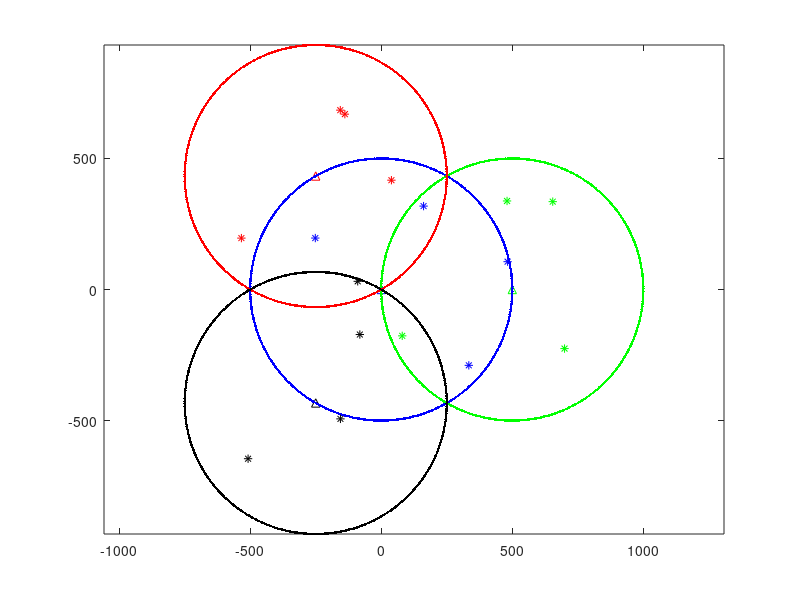

The MATLAB script that drew this image: (Note: this script raises an error after producing the figure.)
clear;
clc;

% Activite 01
%% Setting Data
iNumBS = 4; %Number of Base Stations
iNumTM = 4; %Number of Mobile Terminals per Base Station
dRadius = 500; %BS's Coverage Radius
dTheta = 2*pi/3; %Angle of positions

vtBSPos = [0 dRadius*exp(-j*[0 dTheta -dTheta])]; %Vector of BS's positions
mtBSPos = [0 0
           dRadius 0
           dRadius*cos(dTheta) dRadius*sin(dTheta)
           dRadius*cos(-dTheta) dRadius*sin(-dTheta)]; %Matriz of BS's positions
%% Question 1

%Setting Circles
    n = 500; %Number of points
    t = linspace(0,2*pi,n); %Points of plotting
    seno = dRadius*sin(t); %Calculating the sine.
    coss = dRadius*cos(t); %Calculating the cosine.
    
    %Parameterization of each coverage area
    x0 = mtBSPos(1,1) + seno;
    y0 = mtBSPos(1,2) + coss;
    x1 = mtBSPos(2,1) + seno;
    y1 = mtBSPos(2,2) + coss;
    x2 = mtBSPos(3,1) + seno;
    y2 = mtBSPos(3,2) + coss;
    x3 = mtBSPos(4,1) + seno;
    y3 = mtBSPos(4,2) + coss;
    
%Plotting The BS' positions and their coverage area
plot(mtBSPos(1,1), mtBSPos(1,2), 'b^',...
     mtBSPos(2,1), mtBSPos(2,2), 'g^',...
     mtBSPos(3,1), mtBSPos(3,2), 'r^',...
     mtBSPos(4,1), mtBSPos(4,2), 'k^',...
     x0, y0,'b.',...
     x1, y1,'g.',...
     x2, y2,'r.',...
     x3, y3,'k.');

 axis equal
 
 %% Question 2
 
 %Generation of all TM coordinates with reference to origin
 for i = 1:iNumBS
     mtTM = []; %Coordinates of TM j
     for j = 1:iNumTM
         vtRef_00 = dRadius*(2*rand(1,2)-1); %Random coordinates
         dDist = norm(vtRef_00 - [0 0]); %Distance between the generated point to the origin
         while dDist > dRadius %checks if the generated point is inside the coverage area
             vtRef_00 = dRadius*(2*rand(1,2)-1); %generates new coordinates
             dDist = norm(vtRef_00 - [0 0]); %checks the new distance
         end
         mtTM = [mtTM ; vtRef_00]; %TM's coordinates for BS i
     end
     mtCooTM_00(:,:,i) = mtTM; %Associates the coordinates with BS.
     mtCooTM(:,:,i) = mtCooTM_00(:,:,i) + mtBSPos(i,:); %TM's coordinates with respect to the respective BS.
 end
 
 %plotting
    %BS Positions
    figure(1)
    plot(mtBSPos(1,1), mtBSPos(1,2), 'b^',...   %BS positions
         mtBSPos(2,1), mtBSPos(2,2), 'g^',...
         mtBSPos(3,1), mtBSPos(3,2), 'r^',...
         mtBSPos(4,1), mtBSPos(4,2), 'k^',...
         x0, y0,'b.',...                        %BS Coverage area
         x1, y1,'g.',...
         x2, y2,'r.',...
         x3, y3,'k.',...
         mtCooTM(1:iNumTM,1,1),mtCooTM(1:iNumTM,2,1),'b*',...   %TM positions
         mtCooTM(1:iNumTM,1,2),mtCooTM(1:iNumTM,2,2),'g*',...
         mtCooTM(1:iNumTM,1,3),mtCooTM(1:iNumTM,2,3),'r*',...
         mtCooTM(1:iNumTM,1,4),mtCooTM(1:iNumTM,2,4),'k*');
 axis equal
 
 %% Question 3
 % (a)Mean Path Loss ------------------------------------------------------
 %Transposing the TM Coordinate Matrix
 for i = 1:iNumBS
     mtCooTM_t(:,:,i) = mtCooTM(:,:,i)';
 end
 
 iCount = 1; %Counter of TM
 
 %Distance Matrix
 for i = 1:iNumBS %cycles through each BS
     for j = mtCooTM_t(:,:,i) %provides TM's coordinates (in colunm vector) as arguments
         mtDist = [];
         for ii = 1:iNumBS
             jj = j'; %Transposing the colunm vector to row vector
             dDist = norm(jj-mtBSPos(ii,:)); %Distance between the TM j and the BS i
             mtDist = [mtDist dDist]; %Matrix of distance between the TM j to the all BS.
         end
         mtDistTM(iCount,:) = mtDist; %Associates the mtDist to the respective TM
         iCount = iCount + 1; %Next TM
     end
 end
 
 iCount = iCount - 1; % Total Number of TM
 
 for j = 1:iCount %cycles through each TM in order
     for i = 1:iNumBS
        mtPLoss_dB(j,i) = PathLoss(mtDistTM(j,i)); %The Main Path Loss for the TM j (in dB)
        mtPloss_li(j,i) = db2lin(mtPLoss_dB(j,i)); %The Main Path Loss for the TM j (in linear scale)
        mtPGain_li(j,i) = (mtPloss_li(j,i)).^(-1); %The Travel Gain for the TM j (in linear scale)
        mtPGain_dB(j,i) = lin2db(mtPGain_li(j,i)); %The Travel Gain for the TM j (in dB)
     end
     
 end 
 
 % (b)Shadowing -----------------------------------------------------------
 
 iSigma_b = 8; %standard deviation in dB
 
 for j = 1:iCount %cycles through each TM in order
    mtS_dB = [];
    mtS_li = [];
    for i = 1:iNumBS %cycles through each BS in order
        vtSGain_dB = iSigma_b*randn; %random variable: sigma = 8dB e mu = 0
        vtSGain_li = 10^(vtSGain_dB/10); %Gain associated with shading for TM j
        mtS_dB = [mtS_dB vtSGain_dB]; %Matrix of shading (in dB) to the TM j due all BS
        mtS_li = [mtS_li vtSGain_li]; %Matrix of shading (in linear scale) to the TM j due all BS
    end

    mtSGain_dB(j,:) = mtS_dB; %Associates the mtS_dB to the TM j
    mtSGain_li(j,:) = mtS_li; %Associates the mtS_li to the TM j
 end
 
 % (c)Fast Fading --------------------------------------------------------------
 
 iSigma_c = 1/sqrt(2); %standard deviation
 
 for j = 1:iCount %cycles through each TM
     mtRay_li = [];
     mtRay_dB = [];
     for i = 1:iNumBS %cycles through each BS
         cH_ij = iSigma_c*randn + iSigma_c*randn*i; %Random variable with Rayleigh distribution for TM j for the BS i
         vtRayleigh_li = (abs(cH_ij))^2; %Gain associated with Fast Fading fo TM j due to BS i
         vtRayleigh_dB = 10*log10(vtRayleigh_li); %Gain associated with Fast Fading fo TM j due to BS i (in dB)
         mtRay_li = [mtRay_li vtRayleigh_li]; %Matrix of fast fading for the TM j with respect all the BS
         mtRay_dB = [mtRay_dB vtRayleigh_dB]; %Matrix of fast fading for the TM j with respect all the BS (in dB)
     end
     mtRayleigh_li(j,:) = mtRay_li; %Associates the mtRay_li to the TM j
     mtRayleigh_dB(j,:) = mtRay_dB; %Associates the mtRay_dB to the TM j
 end
 
 %% Question 4
 dPT = 43; %Transmitted Power from BS to TM [dBm]
 dpT = dbm2lin(dPT); %Transmitted Power from BS to TM [linear scale]
 
 for j = 1:iCount %cycles through each TM
     mtpR_aux = [];
     mtPR_aux = [];
     for i = 1:iNumBS %cycles through each BS
         vtpR = RPow(dpT, mtPGain_li(j,i), mtSGain_li(j,i), mtRayleigh_li(j,i)); %Received power from the BS i to the TM j
         vtPR = lin2dbm(vtpR); %Received Power in dBm
         mtpR_aux = [mtpR_aux vtpR]; %Received Power for the TM j from all BS
         mtPR_aux = [mtPR_aux vtPR]; %Received Power for the TM j from all BS (in dBm)
     end
     mtpR(j,:) = mtpR_aux; %Associates mtpR_aux to the TM j
     mtPR(j,:) = mtPR_aux; %Associates mtPR_aux to the TM j
 end
 
 %% Question 5
 
 dPN = -116; %Average Noise Power in dBm
 dpN = dbm2lin(dPN); %Average Noise Power in linear scale
 
 %Rearranging the received power data
 mtpR_t = mtpR';
 
 for i = 1:iNumBS %cycles through each BS
     vtAux = [];
     mtAux = [];
     for j = (1 + (i-1)*iNumTM):(i*iNumTM) %cycles through each TM which belongs to the BS i
         vtAux = mtpR_t(1:iNumBS,j); % vtAux <---- the received power from all BS to the TM j
         mtAux = [mtAux vtAux]; %Matrix of received power data for the TMs which belongs to the BS i
     end
     mtpR_5(:,:,i) = mtAux; %Associates mtAux to the BS i
 end
 
 %Calculation of SINR
 for i = 1:iNumBS %Cycles through each BS
     sum_pR = 0;
     mtAux = [];
     vtAux = [];
     for j = 1:iNumTM  %cycles through each TM
         vtAux = mtpR_5(1:iNumBS,j,i);
         dpR_ii = vtAux(i);
         vtAux(i) = [];
         sum_pR = sum(vtAux); %Sum of received power for the TM j for the BS i when i != j
         sinr_tm = sinr(dpR_ii, sum_pR, dpN); %The SINR
         mtAux = [mtAux sinr_tm]; %Matrix of SINR for each TM which belongs to the BS i
     end
     mtSINR(i,:) = mtAux; %Associates mtAux to the BS i
 end
 
 %% Question 6
 iI = 100; %Repetitions
 for k = 1:iI
        
     % Question 2 ---------------------------------------------------------
     %Generation of all TM coordinates with reference to origin
     for i = 1:iNumBS
         mtTM = []; %Coordinates of TM j
         for j = 1:iNumTM
             vtRef_00 = dRadius*(2*rand(1,2)-1); %Random coordinates
             dDist = norm(vtRef_00 - [0 0]); %Distance between the generated point to the origin
             while dDist > dRadius %checks if the generated point is inside the coverage area
                 vtRef_00 = dRadius*(2*rand(1,2)-1); %generates new coordinates
                 dDist = norm(vtRef_00 - [0 0]); %checks the new distance
             end
             mtTM = [mtTM ; vtRef_00]; %TM's coordinates for BS i
         end
         mtCooTM_00(:,:,i) = mtTM; %Associates the coordinates with BS.
         mtCooTM(:,:,i) = mtCooTM_00(:,:,i) + mtBSPos(i,:); %TM's coordinates with respect to the respective BS.
     end

     %plotting
        %BS Positions
%         plot(mtBSPos(1,1), mtBSPos(1,2), 'b^',...   %BS positions
%              mtBSPos(2,1), mtBSPos(2,2), 'g^',...
%              mtBSPos(3,1), mtBSPos(3,2), 'r^',...
%              mtBSPos(4,1), mtBSPos(4,2), 'k^',...
%              x0, y0,'b.',...                        %BS Coverage area
%              x1, y1,'g.',...
%              x2, y2,'r.',...
%              x3, y3,'k.',...
%              mtCooTM(1:iNumTM,1,1),mtCooTM(1:iNumTM,2,1),'b*',...   %TM positions
%              mtCooTM(1:iNumTM,1,2),mtCooTM(1:iNumTM,2,2),'g*',...
%              mtCooTM(1:iNumTM,1,3),mtCooTM(1:iNumTM,2,3),'r*',...
%              mtCooTM(1:iNumTM,1,4),mtCooTM(1:iNumTM,2,4),'k*');
%      axis equal

     % Question 3 ---------------------------------------------------------
     % (a)Mean Path Loss --------------------------------------------------
     %Transposing the TM Coordinate Matrix
     for i = 1:iNumBS
         mtCooTM_t(:,:,i) = mtCooTM(:,:,i)';
     end

     iCount = 1; %Counter of TM

     %Distance Matrix
     for i = 1:iNumBS %cycles through each BS
         for j = mtCooTM_t(:,:,i) %provides TM's coordinates (in colunm vector) as arguments
             mtDist = [];
             for ii = 1:iNumBS
                 jj = j'; %Transposing the colunm vector to row vector
                 dDist = norm(jj-mtBSPos(ii,:)); %Distance between the TM j and the BS i
                 mtDist = [mtDist dDist]; %Matrix of distance between the TM j to the all BS.
             end
             mtDistTM(iCount,:) = mtDist; %Associates the mtDist to the respective TM
             iCount = iCount + 1; %Next TM
         end
     end

     iCount = iCount - 1; % Total Number of TM

     for j = 1:iCount %cycles through each TM in order
         for i = 1:iNumBS
            mtPLoss_dB(j,i) = PathLoss(mtDistTM(j,i)); %The Main Path Loss for the TM j (in dB)
            mtPloss_li(j,i) = db2lin(mtPLoss_dB(j,i)); %The Main Path Loss for the TM j (in linear scale)
            mtPGain_li(j,i) = (mtPloss_li(j,i)).^(-1); %The Travel Gain for the TM j (in linear scale)
            mtPGain_dB(j,i) = lin2db(mtPGain_li(j,i)); %The Travel Gain for the TM j (in dB)
         end

     end 

     % (b)Shadowing -------------------------------------------------------

     iSigma_b = 8; %standard deviation in dB

     for j = 1:iCount %cycles through each TM in order
        mtS_dB = [];
        mtS_li = [];
        for i = 1:iNumBS %cycles through each BS in order
            vtSGain_dB = iSigma_b*randn; %random variable: sigma = 8dB e mu = 0
            vtSGain_li = 10^(vtSGain_dB/10); %Gain associated with shading for TM j
            mtS_dB = [mtS_dB vtSGain_dB]; %Matrix of shading (in dB) to the TM j due all BS
            mtS_li = [mtS_li vtSGain_li]; %Matrix of shading (in linear scale) to the TM j due all BS
        end

        mtSGain_dB(j,:) = mtS_dB; %Associates the mtS_dB to the TM j
        mtSGain_li(j,:) = mtS_li; %Associates the mtS_li to the TM j
     end

     % (c)Fast Fading -----------------------------------------------------

     iSigma_c = 1/sqrt(2); %standard deviation

     for j = 1:iCount %cycles through each TM
         mtRay_li = [];
         mtRay_dB = [];
         for i = 1:iNumBS %cycles through each BS
             cH_ij = iSigma_c*randn + iSigma_c*randn*i; %Random variable with Rayleigh distribution for TM j for the BS i
             vtRayleigh_li = (abs(cH_ij))^2; %Gain associated with Fast Fading fo TM j due to BS i
             vtRayleigh_dB = 10*log10(vtRayleigh_li); %Gain associated with Fast Fading fo TM j due to BS i (in dB)
             mtRay_li = [mtRay_li vtRayleigh_li]; %Matrix of fast fading for the TM j with respect all the BS
             mtRay_dB = [mtRay_dB vtRayleigh_dB]; %Matrix of fast fading for the TM j with respect all the BS (in dB)
         end
         mtRayleigh_li(j,:) = mtRay_li; %Associates the mtRay_li to the TM j
         mtRayleigh_dB(j,:) = mtRay_dB; %Associates the mtRay_dB to the TM j
     end

     % Question 4 ---------------------------------------------------------
     dPT = 43; %Transmitted Power from BS to TM [dBm]
     dpT = dbm2lin(dPT); %Transmitted Power from BS to TM [linear scale]

     for j = 1:iCount %cycles through each TM
         mtpR_aux = [];
         mtPR_aux = [];
         for i = 1:iNumBS %cycles through each BS
             vtpR = RPow(dpT, mtPGain_li(j,i), mtSGain_li(j,i), mtRayleigh_li(j,i)); %Received power from the BS i to the TM j
             vtPR = lin2dbm(vtpR); %Received Power in dBm
             mtpR_aux = [mtpR_aux vtpR]; %Received Power for the TM j from all BS
             mtPR_aux = [mtPR_aux vtPR]; %Received Power for the TM j from all BS (in dBm)
         end
         mtpR(j,:) = mtpR_aux; %Associates mtpR_aux to the TM j
         mtPR(j,:) = mtPR_aux; %Associates mtPR_aux to the TM j
     end

     % Question 5 ---------------------------------------------------------

     dPN = -116; %Average Noise Power in dBm
     dpN = dbm2lin(dPN); %Average Noise Power in linear scale

     %Rearranging the received power data
     mtpR_t = mtpR';

     for i = 1:iNumBS %cycles through each BS
         vtAux = [];
         mtAux = [];
         for j = (1 + (i-1)*iNumTM):(i*iNumTM) %cycles through each TM which belongs to the BS i
             vtAux = mtpR_t(1:iNumBS,j); % vtAux <---- the received power from all BS to the TM j
             mtAux = [mtAux vtAux]; %Matrix of received power data for the TMs which belongs to the BS i
         end
         mtpR_5(:,:,i) = mtAux; %Associates mtAux to the BS i
     end

     %Calculation of SINR
     for i = 1:iNumBS %Cycles through each BS
         sum_pR = 0;
         mtAux = [];
         vtAux = [];
         for j = 1:iNumTM  %cycles through each TM
             vtAux = mtpR_5(1:iNumBS,j,i);
             dpR_ii = vtAux(i);
             vtAux(i) = [];
             sum_pR = sum(vtAux); %Sum of received power for the TM j for the BS i when i != j
             sinr_tm = sinr(dpR_ii, sum_pR, dpN); %The SINR
             mtAux = [mtAux sinr_tm]; %Matrix of SINR for each TM which belongs to the BS i
         end
         mtSINR(i,:) = mtAux; %Associates mtAux to the BS i
     end

    %----------------------------------------------------------------------
    
    mtSINR_6(:,:,k) = mtSINR; %Associates mtSINR with the repetition k
 end
 
%Setting the SINR ploting

 for k = 1:iI
     for i = 1:iNumBS
        mtSINR_plot(i,k) = mtSINR_6(i,1,k);
     end
 end
 
  figure(2)
  hold on;
 cdfplot(lin2db(mtSINR_plot(1,:)));
 cdfplot(lin2db(mtSINR_plot(2,:)));
 cdfplot(lin2db(mtSINR_plot(3,:)));
 cdfplot(lin2db(mtSINR_plot(4,:)));
 
  %axis equal;
 
 %% Functions
% 1) The Mean Path Loss Function
function PL_ij = PathLoss(d)
    PL_ij = 128.1 + 36.7*log10(d);
end

% 2) Converting from linear scale to dB
function g = lin2db(x)
    g = 10*log10(x);
end

% 3) Convertion from dB to linaer scale
function y = db2lin(x)
    y = 10.^(x./10);
end

% 4) Convertion from linear scale to dBm
function [y] = lin2dbm(x)
    y = 10*log10(x./1e-3);
end

% 5) Convertion from dBm to linear scale
function [y] = dbm2lin(x)
    y = 10.^(x./10-3);
end

% 6) Received Power from BS to TM
function [dpR] = RPow(dpT, PGain_li, SGain_li, Rayleigh_li)
    dpR = dpT*PGain_li*SGain_li*Rayleigh_li;
end

% 7) SINR
function sinr_tm = sinr(dpR, sum_pR, dpN)
    sinr_tm = dpR/(sum_pR + dpN);
end